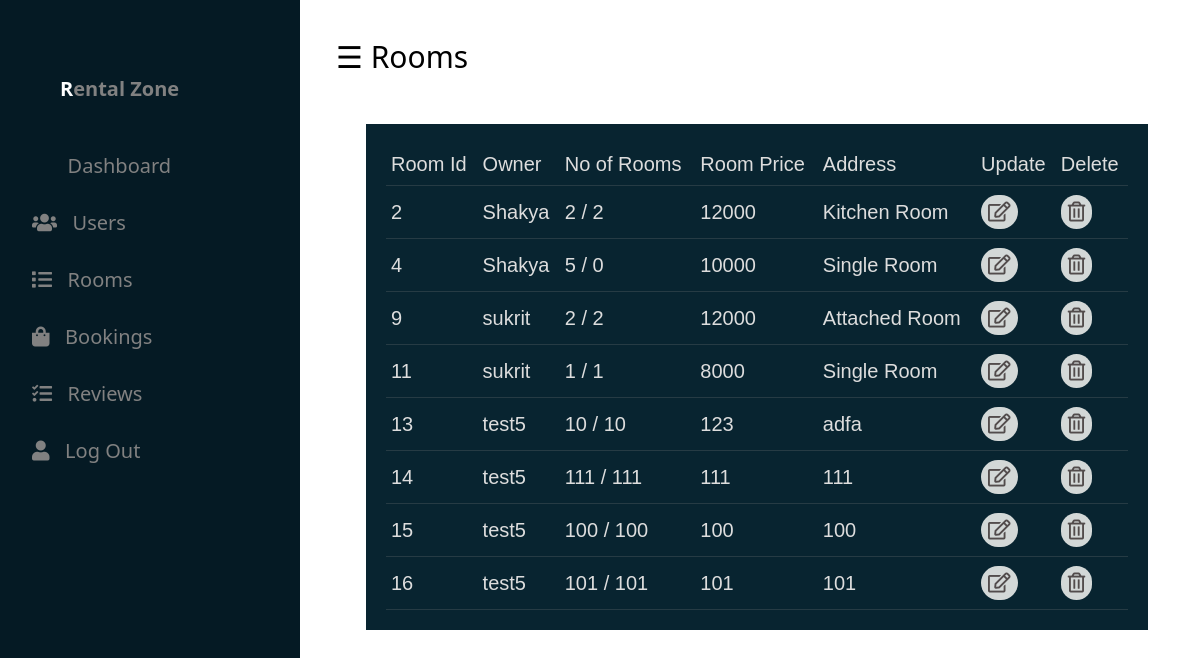
/accounts/dashRoom/, run on an earlier commit of the app's database.
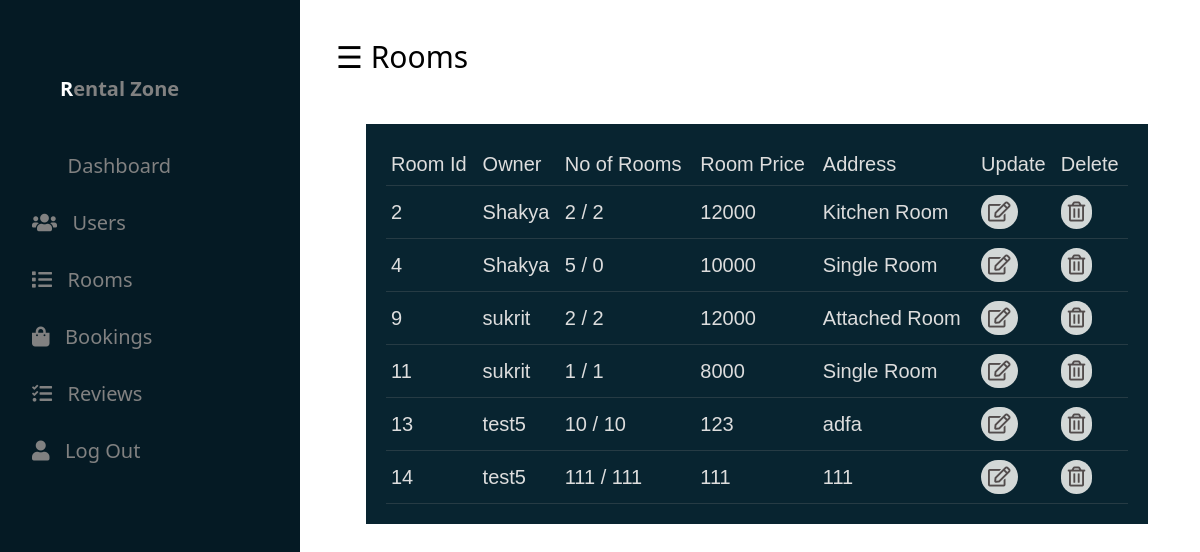
And on a later commit of the database.
### rooms/models.py (models this page shows, shortened)
class Room(models.Model):
   owner = models.ForeignKey(CustomUser,on_delete=models.CASCADE)
   number_of_room = models.PositiveIntegerField(default=0,null=True,blank=True)
   available_rooms = models.PositiveIntegerField(default=0,null=True,blank=True)
   room_price = models.PositiveIntegerField(default=0,null=True,blank=True)
   area_of_room = models.CharField(max_length=45,null=True,blank=True)
   floor = models.CharField(max_length=45,null=True,blank=True)
   parking = models.BooleanField(default=False,null=True,blank=True)
   address = models.CharField(max_length=100,null=True,blank=True)
   city = models.CharField(max_length=25,null=True,blank=True)
   state = models.CharField(max_length=25,null=True,blank=True)
   country = models.CharField(max_length=25,null=True,blank=True)
   image1 =  models.ImageField(upload_to='rooms/', null=True, blank=True )
   image2 = models.ImageField(upload_to='rooms/', null=True, blank=True)
   image3 = models.ImageField(upload_to='rooms/', null=True, blank=True)
   image4 = models.ImageField(upload_to='rooms/', null=True, blank=True)
   description = models.TextField(null=True, blank=True)
   map_link= models.TextField(null=True, blank=True)

### accounts/models.py (models this page shows)
class CustomUser(models.Model):
    user = models.OneToOneField(User, on_delete=models.CASCADE)
    phone = models.CharField(max_length=10,null=True,blank=True)
    user_type = models.CharField(max_length=15,null=True,blank=True)
    address =  models.CharField(max_length=30, null=True,blank=True)
    certificate = models.ImageField(upload_to='photos/',null=True, blank=True)
    def __str__(self):
        return self.user.username

### accounts/views.py (the view)
# urls.py: path('dashRoom/',views.dashRoom,name="dashRoom"),
def dashRoom(request):
    rooms = Room.objects.all()
    context = {'rooms':rooms}
    return render(request,'dashboard/dashRoom.html',context)

### templates/dashboard/dashRoom.html (shortened to what this page needs)
{% extends './dashBase.html' %}
{% load static %}
{% block content %}
<div id="main">
  <div class="head">
      <div class="col-div-6">
<span style="font-size:30px;cursor:pointer; color: rgb(0, 0, 0);" class="nav"  >&#9776; Rooms</span>
</div>
<br>
<br>
<br><br>
<div class="col-div-8">
<div class="box-8">
<div class="content-box">
<table class="appointments">
  <thead>
      <td>Room Id</td>
      <td>Owner</td>
      <td>No of Rooms</td>
      <td>Room Price</td>
      <td>Address</td>
      <td>Update</td>
      <td>Delete</td>
  </thead>
  <tbody>
    {% for room in rooms %}
    <tr>
      <td>{{room.id}} </td>
      <td>{{room.owner}}</td>
      <td>{{room.number_of_room}} / {{room.available_rooms}} </td>
      <td>{{room.room_price}}</td>
      <td>{{room.address}} </td>
      <td><a href=" {% url 'editRoom' room.id %} ">  <i class="far fa-edit"></i></a></td>
      <td><a href=" {% url 'deleteRoom' room.id %} "><i class="far fa-trash-alt"></i></a></td>
    </tr>
   {% endfor %}
  </tbody>
          </table>
          </div>
          </div>
          </div>
          </div>
          </div>
        </body>
        {% endblock content %}

What changed in the data, as far as the page shows it:
removed Room: id "15", owner "test5", number_of_room "100", available_rooms "100", room_price "100", address "100"
removed Room: id "16", owner "test5", number_of_room "101", available_rooms "101", room_price "101", address "101"
